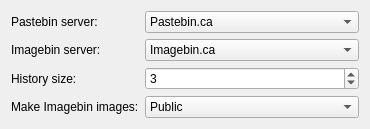
<?xml version="1.0" encoding="UTF-8"?>
<ui version="4.0">
 <class>pastebinConfig</class>
 <widget class="QWidget" name="pastebinConfig">
  <property name="geometry">
   <rect>
    <x>0</x>
    <y>0</y>
    <width>370</width>
    <height>126</height>
   </rect>
  </property>
  <property name="windowTitle">
   <string>Pastebin Config Dialog</string>
  </property>
  <layout class="QFormLayout" name="formLayout">
   <item row="0" column="0">
    <widget class="QLabel" name="textServerLabel">
     <property name="text">
      <string>Pastebin server:</string>
     </property>
     <property name="buddy">
      <cstring>textServer</cstring>
     </property>
    </widget>
   </item>
   <item row="0" column="1">
    <widget class="KComboBox" name="textServer">
     <item>
      <property name="text">
       <string>Pastebin.ca</string>
      </property>
     </item>
     <item>
      <property name="text">
       <string>Pastebin.com</string>
      </property>
     </item>
    </widget>
   </item>
   <item row="1" column="0">
    <widget class="QLabel" name="imageServerLabel">
     <property name="text">
      <string>Imagebin server:</string>
     </property>
     <property name="buddy">
      <cstring>imageServer</cstring>
     </property>
    </widget>
   </item>
   <item row="1" column="1">
    <widget class="KComboBox" name="imageServer">
     <item>
      <property name="text">
       <string>Imagebin.ca</string>
      </property>
     </item>
     <item>
      <property name="text">
       <string>Imageshack.us</string>
      </property>
     </item>
     <item>
      <property name="text">
       <string>Simplest-Image-Hosting.net</string>
      </property>
     </item>
    </widget>
   </item>
   <item row="2" column="0">
    <widget class="QLabel" name="historySizeLabel">
     <property name="text">
      <string>History size:</string>
     </property>
     <property name="buddy">
      <cstring>historySize</cstring>
     </property>
    </widget>
   </item>
   <item row="2" column="1">
    <widget class="KIntSpinBox" name="historySize">
     <property name="value">
      <number>3</number>
     </property>
    </widget>
   </item>
   <item row="3" column="0">
    <widget class="QLabel" name="imagebinPrivacyLabel">
     <property name="text">
      <string>Make Imagebin images:</string>
     </property>
     <property name="buddy">
      <cstring>imagebinPrivacy</cstring>
     </property>
    </widget>
   </item>
   <item row="3" column="1">
    <widget class="KComboBox" name="imagebinPrivacy">
     <item>
      <property name="text">
       <string>Public</string>
      </property>
     </item>
     <item>
      <property name="text">
       <string>Private</string>
      </property>
     </item>
    </widget>
   </item>
  </layout>
 </widget>
 <customwidgets>
  <customwidget>
   <class>KIntSpinBox</class>
   <extends>QSpinBox</extends>
   <header>knuminput.h</header>
  </customwidget>
  <customwidget>
   <class>KComboBox</class>
   <extends>QComboBox</extends>
   <header>kcombobox.h</header>
  </customwidget>
 </customwidgets>
 <resources/>
 <connections/>
</ui>
